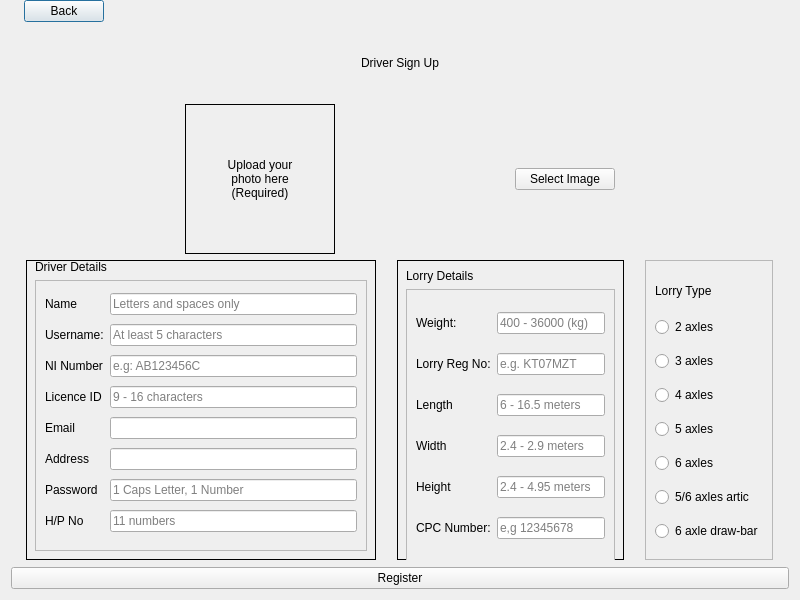
<?xml version="1.0" encoding="UTF-8"?>
<ui version="4.0">
 <class>driverRegistration</class>
 <widget class="QDialog" name="driverRegistration">
  <property name="geometry">
   <rect>
    <x>0</x>
    <y>0</y>
    <width>800</width>
    <height>600</height>
   </rect>
  </property>
  <property name="windowTitle">
   <string>Dialog</string>
  </property>
  <layout class="QVBoxLayout" name="verticalLayout">
   <property name="topMargin">
    <number>0</number>
   </property>
   <item>
    <layout class="QHBoxLayout" name="horizontalLayout">
     <item>
      <widget class="QLabel" name="CurrentDate">
       <property name="text">
        <string/>
       </property>
      </widget>
     </item>
     <item>
      <widget class="QPushButton" name="backButton">
       <property name="text">
        <string>Back</string>
       </property>
      </widget>
     </item>
     <item>
      <spacer name="horizontalSpacer">
       <property name="orientation">
        <enum>Qt::Horizontal</enum>
       </property>
       <property name="sizeHint" stdset="0">
        <size>
         <width>40</width>
         <height>20</height>
        </size>
       </property>
      </spacer>
     </item>
    </layout>
   </item>
   <item>
    <layout class="QHBoxLayout" name="horizontalLayout_5">
     <item>
      <widget class="QLabel" name="label_5">
       <property name="text">
        <string>Driver Sign Up</string>
       </property>
       <property name="alignment">
        <set>Qt::AlignCenter</set>
       </property>
      </widget>
     </item>
    </layout>
   </item>
   <item>
    <layout class="QHBoxLayout" name="horizontalLayout_2">
     <property name="topMargin">
      <number>0</number>
     </property>
     <item>
      <widget class="QLabel" name="imageLabel">
       <property name="sizePolicy">
        <sizepolicy hsizetype="Fixed" vsizetype="Fixed">
         <horstretch>0</horstretch>
         <verstretch>0</verstretch>
        </sizepolicy>
       </property>
       <property name="minimumSize">
        <size>
         <width>150</width>
         <height>150</height>
        </size>
       </property>
       <property name="layoutDirection">
        <enum>Qt::LeftToRight</enum>
       </property>
       <property name="styleSheet">
        <string notr="true">border: 1px solid;</string>
       </property>
       <property name="text">
        <string>Upload your
photo here
(Required)</string>
       </property>
       <property name="alignment">
        <set>Qt::AlignCenter</set>
       </property>
      </widget>
     </item>
     <item>
      <widget class="QPushButton" name="selectImage">
       <property name="maximumSize">
        <size>
         <width>100</width>
         <height>16777215</height>
        </size>
       </property>
       <property name="text">
        <string>Select Image</string>
       </property>
      </widget>
     </item>
    </layout>
   </item>
   <item>
    <layout class="QHBoxLayout" name="horizontalLayout_3">
     <property name="topMargin">
      <number>0</number>
     </property>
     <item>
      <widget class="QWidget" name="driverRegistrationForm" native="true">
       <property name="sizePolicy">
        <sizepolicy hsizetype="Fixed" vsizetype="Fixed">
         <horstretch>0</horstretch>
         <verstretch>0</verstretch>
        </sizepolicy>
       </property>
       <property name="minimumSize">
        <size>
         <width>350</width>
         <height>300</height>
        </size>
       </property>
       <property name="styleSheet">
        <string notr="true">#driverRegistrationForm{ border: 1px solid; }</string>
       </property>
       <layout class="QVBoxLayout" name="verticalLayout_2">
        <property name="topMargin">
         <number>0</number>
        </property>
        <item>
         <widget class="QLabel" name="label_4">
          <property name="text">
           <string>Driver Details</string>
          </property>
         </widget>
        </item>
        <item>
         <layout class="QVBoxLayout" name="verticalLayout_3">
          <item>
           <widget class="QScrollArea" name="driverDetailsscrollArea">
            <property name="sizePolicy">
             <sizepolicy hsizetype="Expanding" vsizetype="Expanding">
              <horstretch>0</horstretch>
              <verstretch>0</verstretch>
             </sizepolicy>
            </property>
            <property name="widgetResizable">
             <bool>true</bool>
            </property>
            <widget class="QWidget" name="scrollAreaWidgetContents_4">
             <property name="geometry">
              <rect>
               <x>0</x>
               <y>0</y>
               <width>328</width>
               <height>264</height>
              </rect>
             </property>
             <layout class="QGridLayout" name="gridLayout">
              <item row="2" column="1">
               <widget class="QLineEdit" name="usernameField">
                <property name="placeholderText">
                 <string>At least 5 characters</string>
                </property>
               </widget>
              </item>
              <item row="3" column="0">
               <widget class="QLabel" name="niNumbrLabel">
                <property name="text">
                 <string>NI Number</string>
                </property>
               </widget>
              </item>
              <item row="7" column="0">
               <widget class="QLabel" name="PasswordLabel">
                <property name="text">
                 <string>Password</string>
                </property>
               </widget>
              </item>
              <item row="8" column="0">
               <widget class="QLabel" name="numberLabel">
                <property name="text">
                 <string>H/P No</string>
                </property>
               </widget>
              </item>
              <item row="6" column="1">
               <widget class="QLineEdit" name="addressField"/>
              </item>
              <item row="2" column="0">
               <widget class="QLabel" name="label_3">
                <property name="text">
                 <string>Username:</string>
                </property>
               </widget>
              </item>
              <item row="3" column="1">
               <widget class="QLineEdit" name="niNumberField">
                <property name="placeholderText">
                 <string>e.g: AB123456C</string>
                </property>
               </widget>
              </item>
              <item row="4" column="1">
               <widget class="QLineEdit" name="idField">
                <property name="placeholderText">
                 <string>9 - 16 characters</string>
                </property>
               </widget>
              </item>
              <item row="4" column="0">
               <widget class="QLabel" name="idLabel">
                <property name="text">
                 <string>Licence ID</string>
                </property>
               </widget>
              </item>
              <item row="1" column="1">
               <widget class="QLineEdit" name="nameField">
                <property name="placeholderText">
                 <string>Letters and spaces only</string>
                </property>
               </widget>
              </item>
              <item row="6" column="0">
               <widget class="QLabel" name="addressLabel">
                <property name="text">
                 <string>Address</string>
                </property>
               </widget>
              </item>
              <item row="7" column="1">
               <widget class="QLineEdit" name="passwordField">
                <property name="placeholderText">
                 <string>1 Caps Letter, 1 Number</string>
                </property>
               </widget>
              </item>
              <item row="5" column="1">
               <widget class="QLineEdit" name="emailField"/>
              </item>
              <item row="8" column="1">
               <widget class="QLineEdit" name="numberField">
                <property name="placeholderText">
                 <string>11 numbers</string>
                </property>
               </widget>
              </item>
              <item row="1" column="0">
               <widget class="QLabel" name="nameLabel">
                <property name="text">
                 <string>Name</string>
                </property>
               </widget>
              </item>
              <item row="5" column="0">
               <widget class="QLabel" name="emailLabel">
                <property name="text">
                 <string>Email</string>
                </property>
               </widget>
              </item>
             </layout>
            </widget>
           </widget>
          </item>
         </layout>
        </item>
       </layout>
      </widget>
     </item>
     <item>
      <widget class="QWidget" name="lorryDetailsForm" native="true">
       <property name="sizePolicy">
        <sizepolicy hsizetype="Fixed" vsizetype="Fixed">
         <horstretch>0</horstretch>
         <verstretch>0</verstretch>
        </sizepolicy>
       </property>
       <property name="minimumSize">
        <size>
         <width>100</width>
         <height>300</height>
        </size>
       </property>
       <property name="styleSheet">
        <string notr="true">#lorryDetailsForm{ border: 1px solid; }</string>
       </property>
       <layout class="QVBoxLayout" name="LorryDetailsForm">
        <item>
         <widget class="QLabel" name="lorryDetailsLabel">
          <property name="text">
           <string>Lorry Details                     </string>
          </property>
         </widget>
        </item>
        <item>
         <widget class="QScrollArea" name="lorryDetailsscrollArea_3">
          <property name="sizePolicy">
           <sizepolicy hsizetype="Fixed" vsizetype="Preferred">
            <horstretch>0</horstretch>
            <verstretch>0</verstretch>
           </sizepolicy>
          </property>
          <property name="minimumSize">
           <size>
            <width>100</width>
            <height>275</height>
           </size>
          </property>
          <property name="widgetResizable">
           <bool>true</bool>
          </property>
          <widget class="QWidget" name="scrollAreaWidgetContents_3">
           <property name="geometry">
            <rect>
             <x>0</x>
             <y>0</y>
             <width>252</width>
             <height>273</height>
            </rect>
           </property>
           <layout class="QGridLayout" name="gridLayout_3">
            <item row="4" column="1">
             <widget class="QLineEdit" name="lorryRegNoField">
              <property name="placeholderText">
               <string>e.g. KT07MZT</string>
              </property>
             </widget>
            </item>
            <item row="7" column="1">
             <widget class="QLineEdit" name="lengthField">
              <property name="placeholderText">
               <string>6 - 16.5 meters</string>
              </property>
             </widget>
            </item>
            <item row="2" column="0">
             <widget class="QLabel" name="weightLabel">
              <property name="text">
               <string>Weight:</string>
              </property>
             </widget>
            </item>
            <item row="4" column="0">
             <widget class="QLabel" name="lorryRegNoLabel">
              <property name="text">
               <string>Lorry Reg No:</string>
              </property>
             </widget>
            </item>
            <item row="9" column="0">
             <widget class="QLabel" name="heightLabel">
              <property name="text">
               <string>Height</string>
              </property>
             </widget>
            </item>
            <item row="10" column="0">
             <widget class="QLabel" name="cpcLabel">
              <property name="text">
               <string>CPC Number:</string>
              </property>
             </widget>
            </item>
            <item row="9" column="1">
             <widget class="QLineEdit" name="heightField">
              <property name="placeholderText">
               <string>2.4 - 4.95 meters</string>
              </property>
             </widget>
            </item>
            <item row="2" column="1">
             <widget class="QLineEdit" name="weightField">
              <property name="placeholderText">
               <string>400 - 36000 (kg)</string>
              </property>
             </widget>
            </item>
            <item row="10" column="1">
             <widget class="QLineEdit" name="cpcField">
              <property name="text">
               <string/>
              </property>
              <property name="placeholderText">
               <string>e,g 12345678</string>
              </property>
             </widget>
            </item>
            <item row="8" column="0">
             <widget class="QLabel" name="widthLabel">
              <property name="text">
               <string>Width</string>
              </property>
             </widget>
            </item>
            <item row="7" column="0">
             <widget class="QLabel" name="lengthLabel">
              <property name="text">
               <string>Length</string>
              </property>
             </widget>
            </item>
            <item row="8" column="1">
             <widget class="QLineEdit" name="widthField">
              <property name="placeholderText">
               <string>2.4 - 2.9 meters</string>
              </property>
             </widget>
            </item>
           </layout>
          </widget>
         </widget>
        </item>
       </layout>
      </widget>
     </item>
     <item>
      <widget class="QWidget" name="lorryButtonArea" native="true">
       <property name="sizePolicy">
        <sizepolicy hsizetype="Fixed" vsizetype="Fixed">
         <horstretch>0</horstretch>
         <verstretch>0</verstretch>
        </sizepolicy>
       </property>
       <property name="minimumSize">
        <size>
         <width>75</width>
         <height>300</height>
        </size>
       </property>
       <property name="styleSheet">
        <string notr="true">#lorryButtonArea{ border: 1px solid; }</string>
       </property>
       <layout class="QVBoxLayout" name="verticalLayout_6">
        <property name="spacing">
         <number>0</number>
        </property>
        <property name="leftMargin">
         <number>0</number>
        </property>
        <property name="topMargin">
         <number>0</number>
        </property>
        <property name="rightMargin">
         <number>0</number>
        </property>
        <property name="bottomMargin">
         <number>0</number>
        </property>
        <item>
         <widget class="QScrollArea" name="scrollArea_2">
          <property name="sizePolicy">
           <sizepolicy hsizetype="Fixed" vsizetype="Expanding">
            <horstretch>0</horstretch>
            <verstretch>0</verstretch>
           </sizepolicy>
          </property>
          <property name="widgetResizable">
           <bool>true</bool>
          </property>
          <widget class="QWidget" name="scrollAreaWidgetContents">
           <property name="geometry">
            <rect>
             <x>0</x>
             <y>0</y>
             <width>147</width>
             <height>284</height>
            </rect>
           </property>
           <layout class="QGridLayout" name="gridLayout_2">
            <item row="8" column="0">
             <widget class="QRadioButton" name="axle_5_6">
              <property name="text">
               <string>5/6 axles artic</string>
              </property>
             </widget>
            </item>
            <item row="6" column="0">
             <widget class="QRadioButton" name="axle_6">
              <property name="text">
               <string>6 axles</string>
              </property>
             </widget>
            </item>
            <item row="4" column="0">
             <widget class="QRadioButton" name="axle_4">
              <property name="text">
               <string>4 axles</string>
              </property>
             </widget>
            </item>
            <item row="1" column="0">
             <widget class="QRadioButton" name="axle_2">
              <property name="text">
               <string>2 axles</string>
              </property>
             </widget>
            </item>
            <item row="3" column="0">
             <widget class="QRadioButton" name="axle_3">
              <property name="text">
               <string>3 axles</string>
              </property>
             </widget>
            </item>
            <item row="0" column="0">
             <widget class="QLabel" name="label_2">
              <property name="sizePolicy">
               <sizepolicy hsizetype="Fixed" vsizetype="Fixed">
                <horstretch>0</horstretch>
                <verstretch>0</verstretch>
               </sizepolicy>
              </property>
              <property name="minimumSize">
               <size>
                <width>100</width>
                <height>25</height>
               </size>
              </property>
              <property name="text">
               <string>Lorry Type</string>
              </property>
             </widget>
            </item>
            <item row="5" column="0">
             <widget class="QRadioButton" name="axle_5">
              <property name="text">
               <string>5 axles</string>
              </property>
             </widget>
            </item>
            <item row="9" column="0">
             <widget class="QRadioButton" name="axle_6_drawbar">
              <property name="text">
               <string>6 axle draw-bar</string>
              </property>
             </widget>
            </item>
           </layout>
          </widget>
         </widget>
        </item>
       </layout>
      </widget>
     </item>
    </layout>
   </item>
   <item>
    <spacer name="verticalSpacer">
     <property name="orientation">
      <enum>Qt::Vertical</enum>
     </property>
     <property name="sizeType">
      <enum>QSizePolicy::Fixed</enum>
     </property>
     <property name="sizeHint" stdset="0">
      <size>
       <width>20</width>
       <height>1</height>
      </size>
     </property>
    </spacer>
   </item>
   <item>
    <widget class="QPushButton" name="pushButton_3">
     <property name="text">
      <string>Register</string>
     </property>
    </widget>
   </item>
  </layout>
 </widget>
 <resources/>
 <connections/>
</ui>
